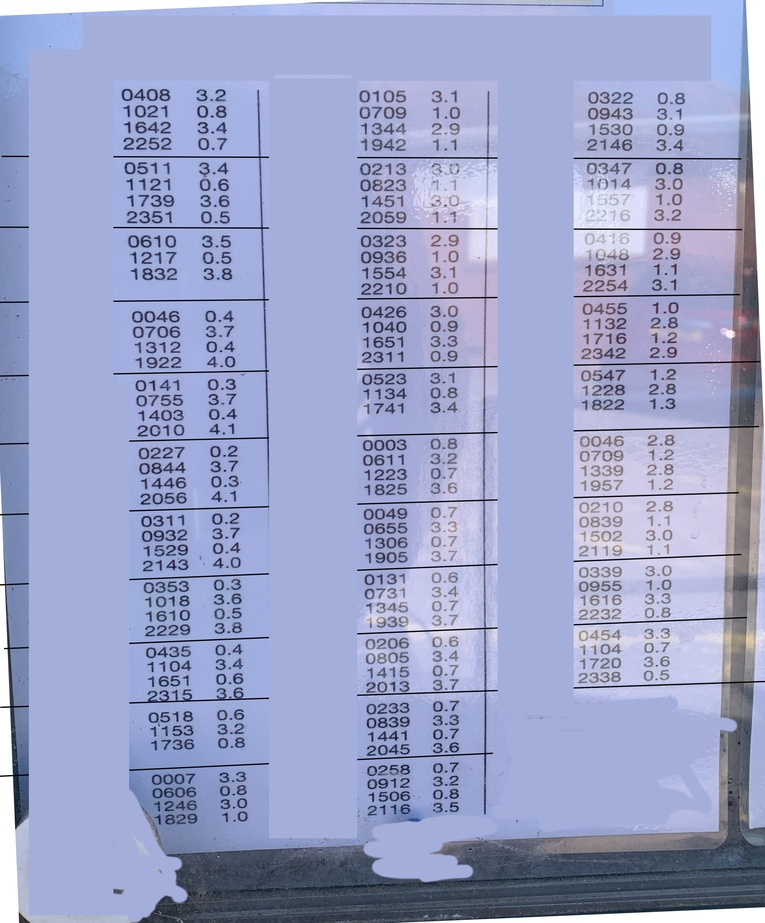
#> input picture ImageHandling/image_processing/tests/JulyEditsv2.jpg, 765 x 923 px, shrunk from 2463 x 2972 before the run, found by its file name
$ python text_getter.py
#> lines starting #> are read from the running program, lines starting #| are printed output that depends on the picture; after the words box and inside, x2 and y2 are one past the last pixel; in counts of white or black regions, pixels touching at a corner belong together
# Get any text in the single, given image.
# Words are not filtered for Englishness.
# Usage: Update the value for image_path in main below. Then run.
# Output right now is just to the screen
#--------------------------------------------------------------------

# https://github.com/UB-Mannheim/tesseract/wiki
import cv2
import pytesseract
import colorama

# Highlight the passed string on the command line
def highlight(msg):
    colorama.init()
    print(colorama.Fore.BLUE + colorama.Back.YELLOW + msg)
    print()
    colorama.deinit()

def get_text_from_image(image_path):
#> called with image_path = 'tests/JulyEditsv2.jpg'
    pytesseract.pytesseract.tesseract_cmd = r'C:/Program Files/Tesseract-OCR/tesseract.exe'
    image = cv2.imread(image_path)
#> image is the input picture: shape (923, 765, 3); mean B, G, R 200.2, 162.5, 154.7
    gray = cv2.cvtColor(image, cv2.COLOR_BGR2GRAY)
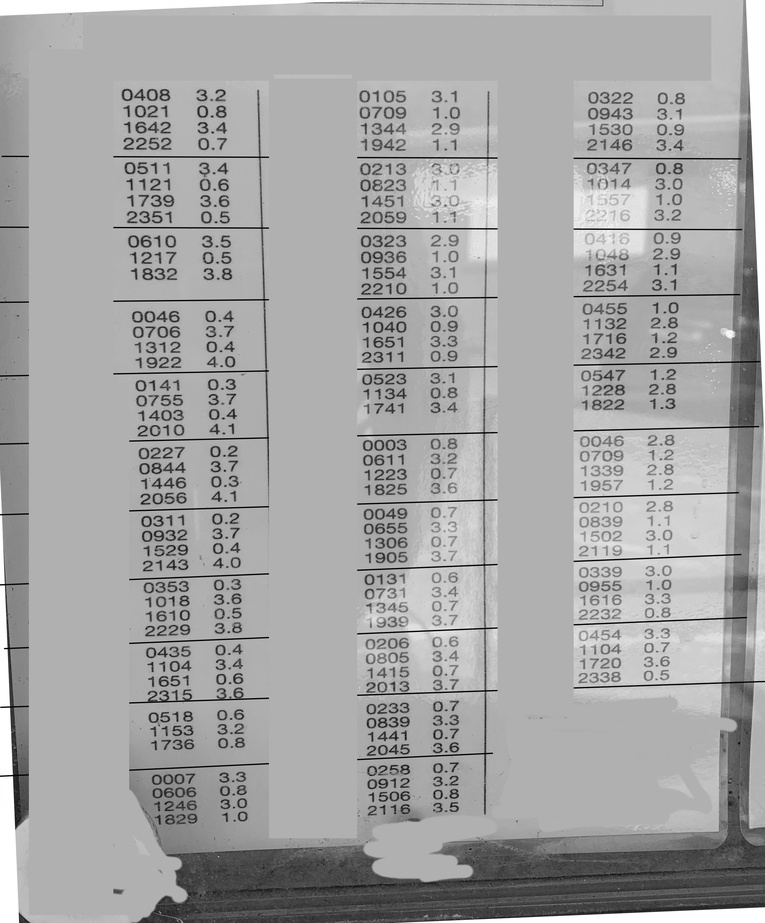
#> gray: shape (923, 765); min 0, max 255, mean 164.5
    blur = cv2.GaussianBlur(gray, (3,3), 0)
    thresh = cv2.threshold(blur, 0, 255, cv2.THRESH_BINARY_INV + cv2.THRESH_OTSU)[1]
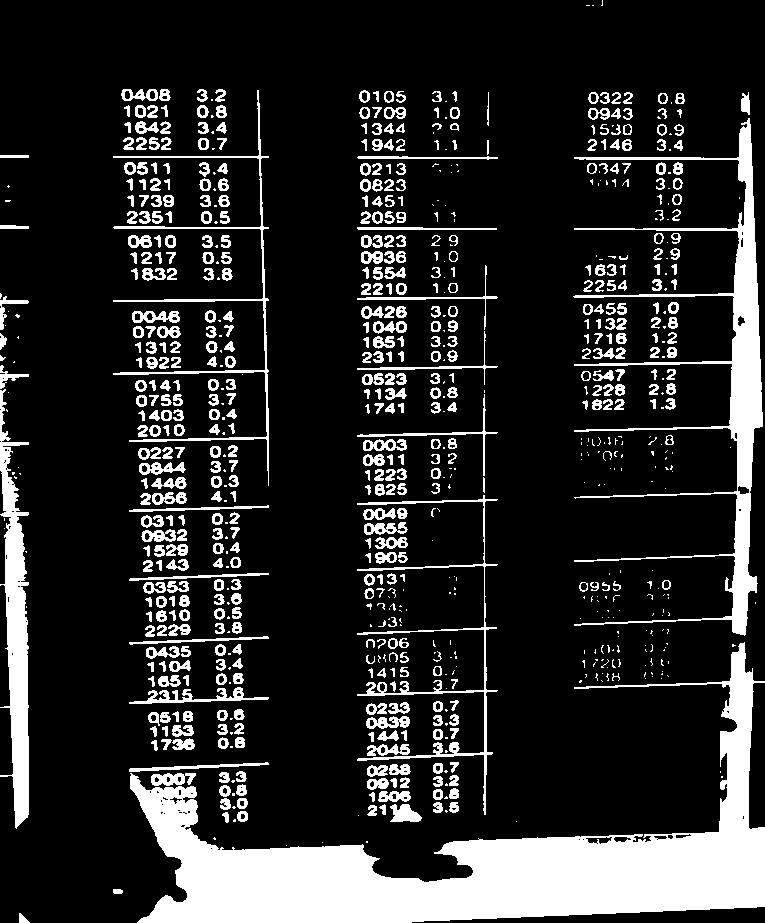
#> thresh: shape (923, 765); 16.9% white; 792 white regions (288 under 20 px), largest, box (x1, y1, x2, y2) and area: (130, 642, 765, 923) 50822, (573, 118, 763, 636) 12647, (0, 389, 29, 829) 6669

    # Morph open to remove noise and invert image
    kernel = cv2.getStructuringElement(cv2.MORPH_RECT, (3,3))
    opening = cv2.morphologyEx(thresh, cv2.MORPH_OPEN, kernel, iterations=1)
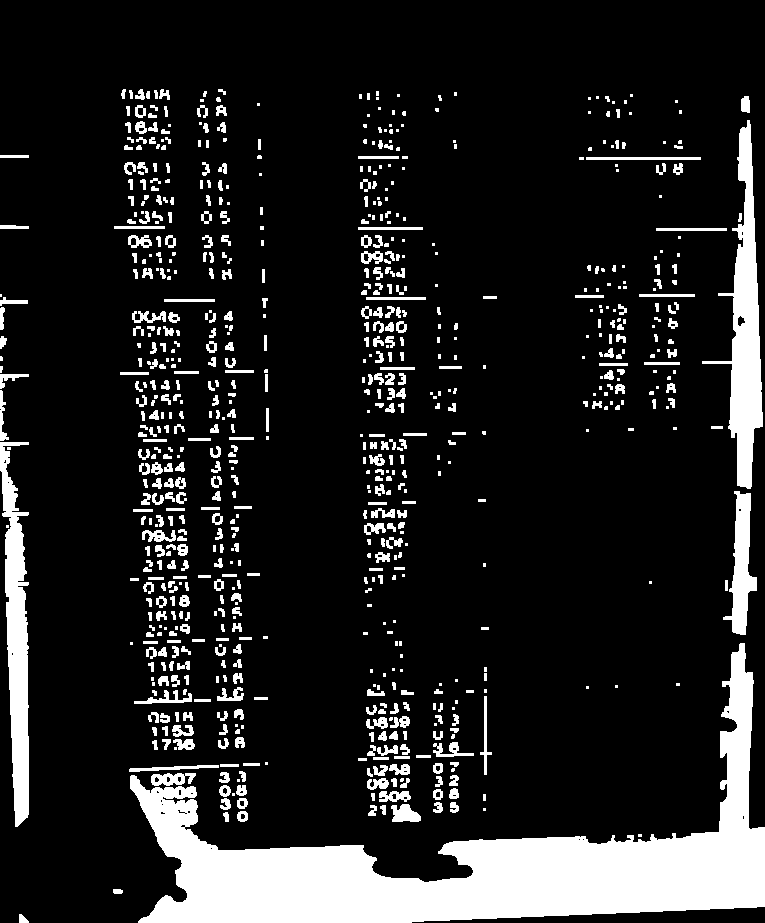
#> opening: shape (923, 765); 13.9% white; 764 white regions (265 under 20 px), largest, box (x1, y1, x2, y2) and area: (130, 643, 765, 923) 50182, (702, 120, 763, 489) 7474, (0, 442, 29, 827) 6303
    invert = 255 - opening

    # Perform text extraction
#> (the run stopped early here; a loop or call above may not have finished)

$ run again, with ImageHandling/image_processing/tests/JulyTimes.jpg copied over ImageHandling/image_processing/tests/JulyEditsv2.jpg
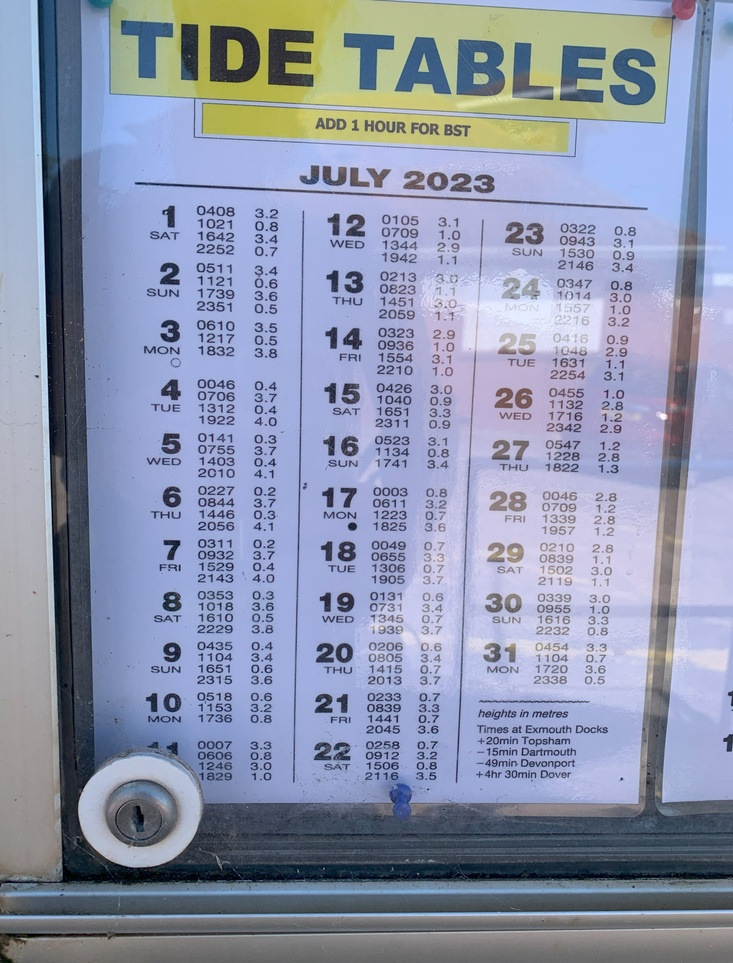
#> input picture ImageHandling/image_processing/tests/JulyTimes.jpg, 733 x 963 px, shrunk from 3024 x 3976 before the run, found by its file name
#> in get_text_from_image, image is the input picture: shape (963, 733, 3); mean B, G, R 172.1, 148.4, 140.4
#> in get_text_from_image, `thresh = cv2.threshold(blur, 0, 255, cv2.THRESH_BINARY_INV + cv2.THRES..`:
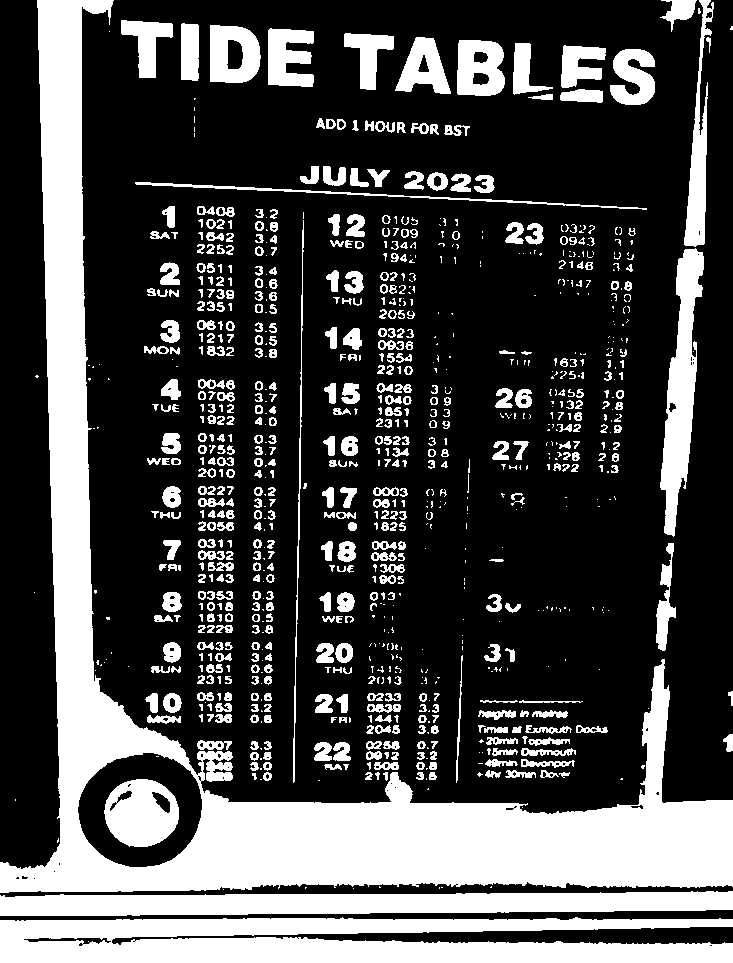
#> thresh: shape (963, 733); 28.7% white; 930 white regions (396 under 20 px), largest, box (x1, y1, x2, y2) and area: (0, 0, 733, 893) 90793, (0, 917, 733, 963) 26547, (0, 891, 733, 916) 14430
#> in get_text_from_image, `opening = cv2.morphologyEx(thresh, cv2.MORPH_OPEN, kernel, iterations=1)`:
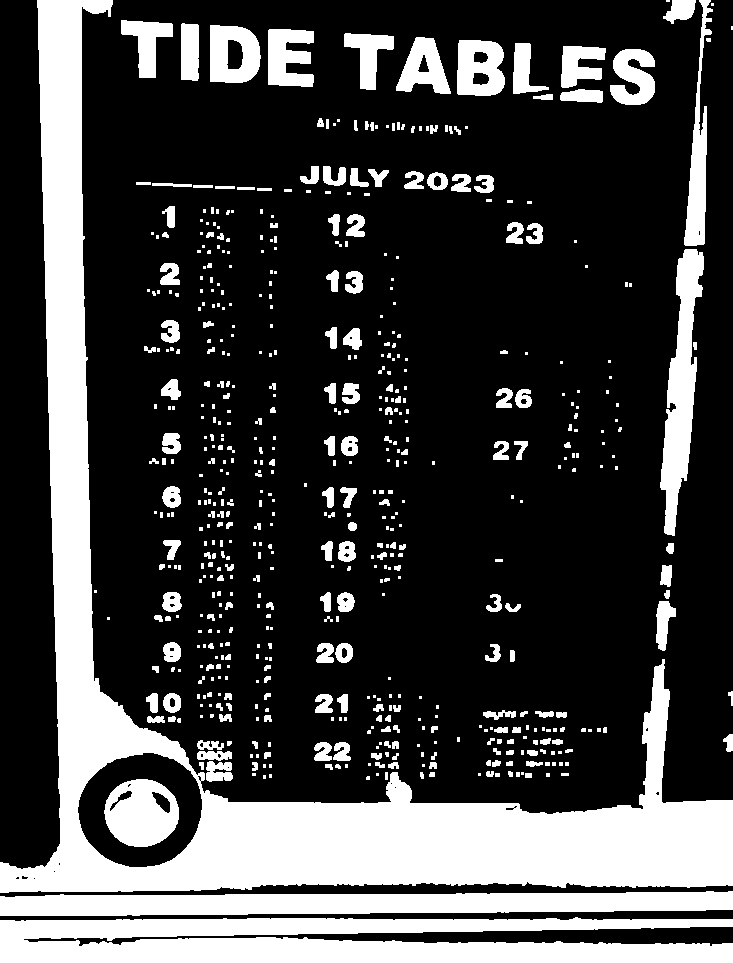
#> opening: shape (963, 733); 26% white; 597 white regions (347 under 20 px), largest, box (x1, y1, x2, y2) and area: (0, 0, 733, 893) 89814, (0, 917, 733, 963) 26459, (0, 891, 733, 916) 14420

$ run again, with ImageHandling/image_processing/tests/a01.jpg copied over ImageHandling/image_processing/tests/JulyEditsv2.jpg
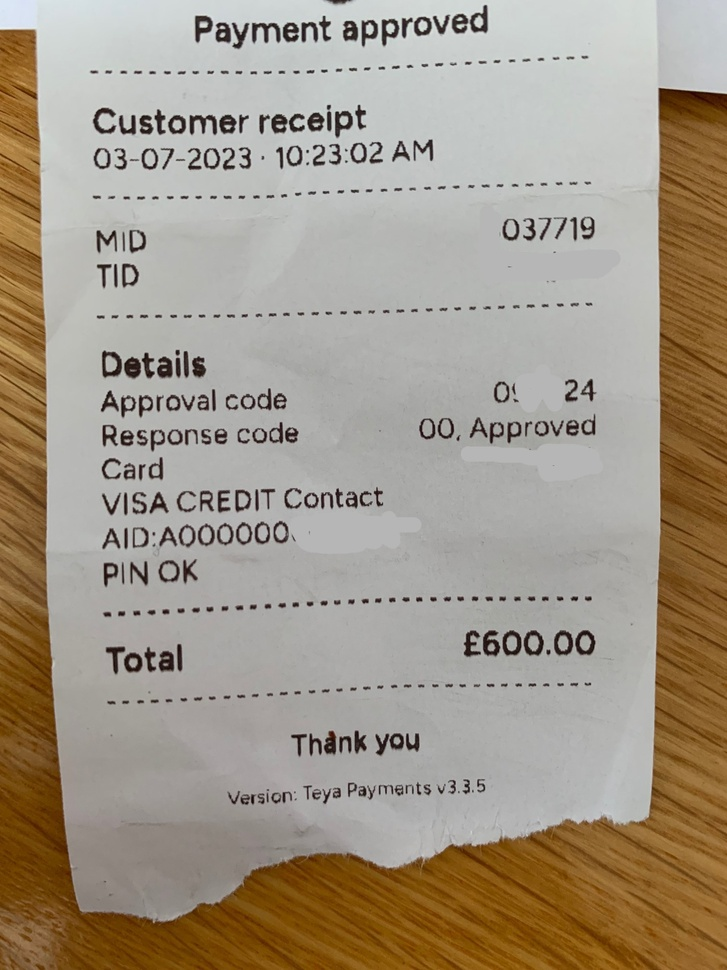
#> input picture ImageHandling/image_processing/tests/a01.jpg, 727 x 970 px, shrunk from 1512 x 2016 before the run, found by its file name
#> in get_text_from_image, image is the input picture: shape (970, 727, 3); mean B, G, R 136, 151.4, 162.1
#> in get_text_from_image, `thresh = cv2.threshold(blur, 0, 255, cv2.THRESH_BINARY_INV + cv2.THRES..`:
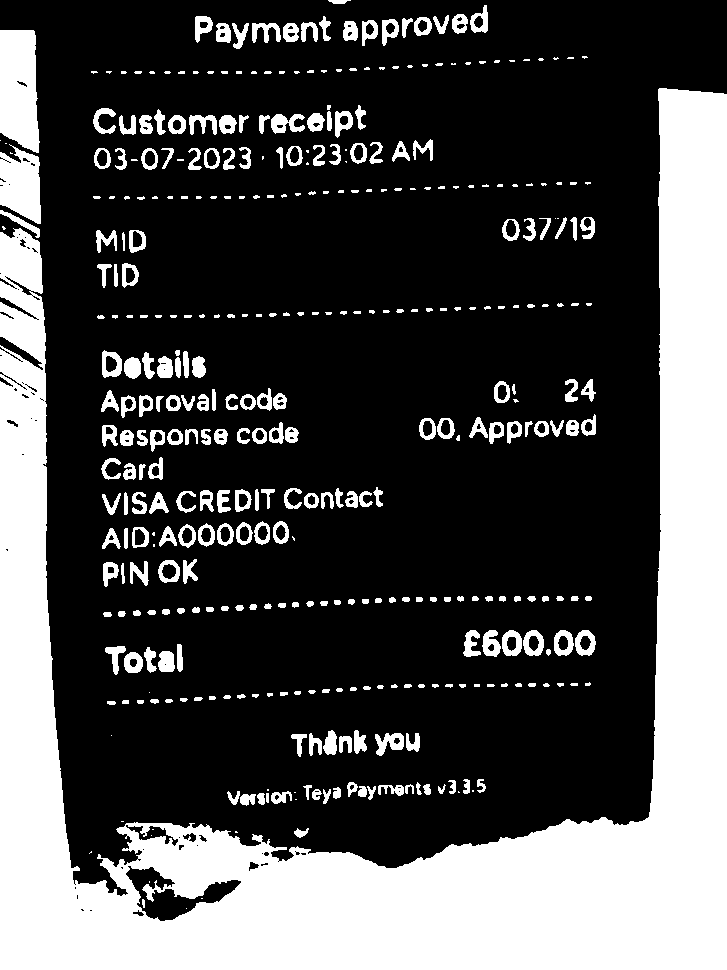
#> thresh: shape (970, 727); 30% white; 394 white regions (107 under 20 px), largest, box (x1, y1, x2, y2) and area: (0, 88, 727, 970) 170865, (0, 30, 40, 153) 4152, (0, 144, 41, 224) 2357
#> in get_text_from_image, `opening = cv2.morphologyEx(thresh, cv2.MORPH_OPEN, kernel, iterations=1)`:
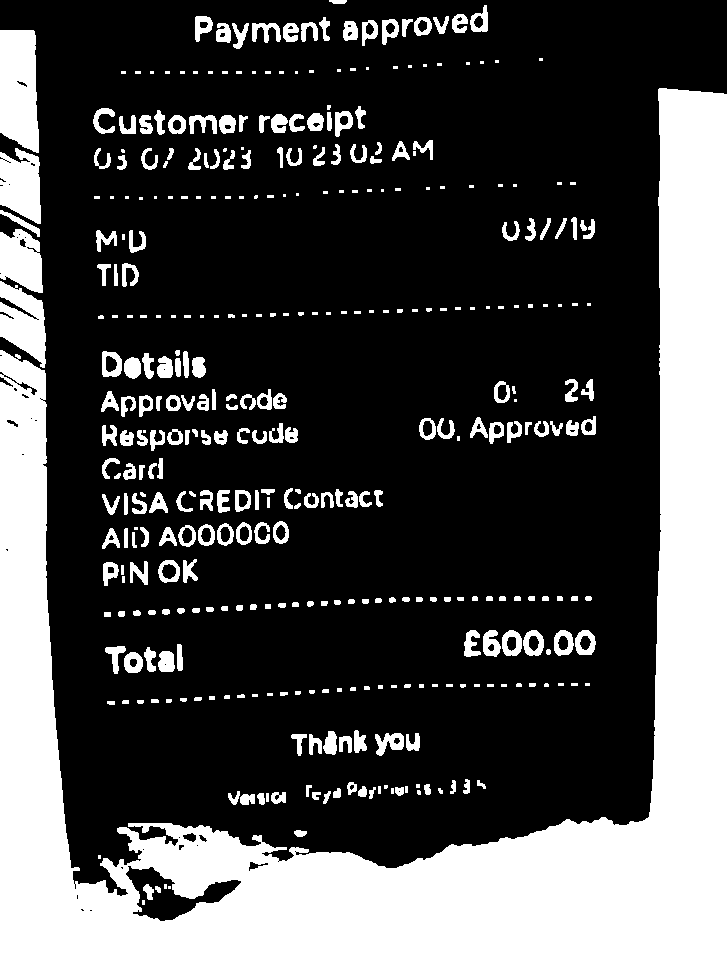
#> opening: shape (970, 727); 29.6% white; 380 white regions (103 under 20 px), largest, box (x1, y1, x2, y2) and area: (0, 88, 727, 970) 165724, (0, 30, 39, 153) 4149, (0, 281, 46, 368) 2476
